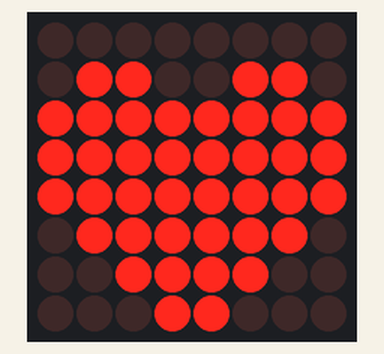
This sketch was run on a simulated Arduino Uno, built with avr-gcc and run on an emulated ATmega328P. On the bench: 8×8 LED matrix.

Above: at 0.1 s.

The sketch:

LEDmatrix.ino
```cpp
#include "LedControl.h"


int DINPin = 12;
int CLKPin = 11;
int CSPin = 10;
int numberOfPanels = 1;
int intensity =1;
int panelNumber = 0;

int graphicPanel [8][8] =
{
  {0, 0, 0, 0, 0, 0, 0, 0},
  {0, 1, 1, 0, 0, 1, 1, 0},
  {1, 1, 1, 1, 1, 1, 1, 1},
  {1, 1, 1, 1, 1, 1, 1, 1},
  {1, 1, 1, 1, 1, 1, 1, 1},
  {0, 1, 1, 1, 1, 1, 1, 0},
  {0, 0, 1, 1, 1, 1, 0, 0},
  {0, 0, 0, 1, 1, 0, 0, 0},
};

LedControl lc=LedControl(DINPin, CLKPin, CSPin, numberOfPanels);

void setup()
{
  // put your setup code here, to run once:
  lc.shutdown(panelNumber, false); //switch on
  lc.setIntensity(panelNumber, intensity); //min intesity
  lc.clearDisplay(panelNumber); //clear the display of everything
}

void loop()
{
  for(int i = 0; i < 8; i++)
  {
    for(int j = 0; j < 8; j++)
    {
      if(graphicPanel[i][j] == 1)
      {
        lc.setLed(panelNumber, i, j, true);
      }
      else
      {
        lc.setLed(panelNumber, i, j, false);
      }
    }
  }


//void loop()
//{
//  lc.setLed(panelNumber, 0, 0, true);
//  delay(500);
//
//  lc.setLed(panelNumber, 1, 0, true);
//  delay(500);
//
//  lc.setLed(panelNumber, 2, 0, true);
//  delay(500);
//
//  lc.setLed(panelNumber, 3, 0, true);
//  delay(500);
//
//  lc.setLed(panelNumber, 4, 0, true);
//  delay(500);
//
//  lc.setLed(panelNumber, 5, 0, true);
//  delay(500);
//
//  lc.setLed(panelNumber, 6, 0, true);
//  delay(5000);
//
//  lc.setLed(panelNumber, 7, 0, true);
//  delay(500);
//  lc.setLed(panelNumber, 7, 0, false);
//  delay(500);
//
//  lc.setLed(panelNumber, 1, 7, true);
//  delay(500);
//  lc.setLed(panelNumber, 1, 7, false);
//  delay(500);
//
//  lc.setLed(panelNumber, 2, 7, true);
//  delay(500);
//  lc.setLed(panelNumber, 2, 7, false);
//  delay(500);
//
//  lc.setLed(panelNumber, 3, 7, true);
//  delay(500);
//  lc.setLed(panelNumber, 3, 7, false);
//  delay(500);
//
//  lc.setLed(panelNumber, 4, 7, true);
//  delay(500);
//  lc.setLed(panelNumber, 4, 7, false);
//  delay(500);
//
//  lc.setLed(panelNumber, 5, 7, true);
//  delay(500);
//  lc.setLed(panelNumber, 5, 7, false);
//  delay(500);
//
//  lc.setLed(panelNumber, 6, 7, true);
//  delay(500);
//  lc.setLed(panelNumber, 6, 7, false);
//  delay(500);
//
//  lc.setLed(panelNumber, 7, 7, true);
//  delay(500);
//  lc.setLed(panelNumber, 7, 7, false);
//  delay(500);
//
//  lc.setLed(panelNumber, 7, 6, true);
//  delay(500);
//  lc.setLed(panelNumber, 7, 6, false);
//  delay(500);
//
//  lc.setLed(panelNumber, 7, 5, true);
//  delay(500);
//  lc.setLed(panelNumber, 7, 5, false);
//  delay(500);
}
```
